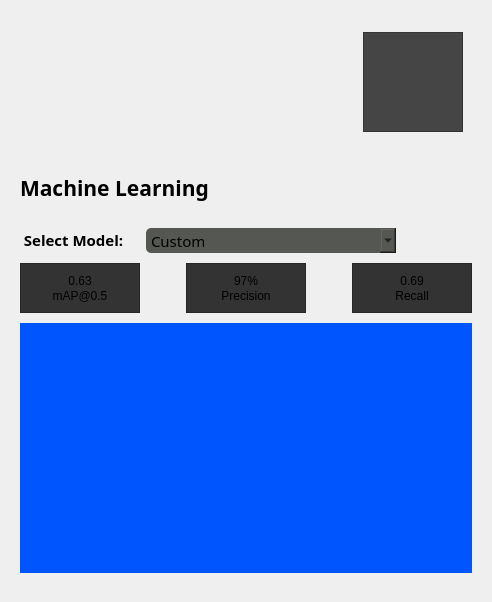
            <widget class="QFrame" name="descriptionMLFrame">
             <property name="sizePolicy">
              <sizepolicy hsizetype="Expanding" vsizetype="Expanding">
               <horstretch>0</horstretch>
               <verstretch>0</verstretch>
              </sizepolicy>
             </property>
             <property name="maximumSize">
              <size>
               <width>700</width>
               <height>16777215</height>
              </size>
             </property>
             <property name="frameShape">
              <enum>QFrame::NoFrame</enum>
             </property>
             <property name="frameShadow">
              <enum>QFrame::Plain</enum>
             </property>
             <layout class="QVBoxLayout" name="verticalLayout_15">
              <property name="spacing">
               <number>20</number>
              </property>
              <property name="topMargin">
               <number>20</number>
              </property>
              <property name="bottomMargin">
               <number>20</number>
              </property>
              <item>
               <widget class="QFrame" name="descriptionFrame">
                <property name="sizePolicy">
                 <sizepolicy hsizetype="Preferred" vsizetype="Fixed">
                  <horstretch>0</horstretch>
                  <verstretch>0</verstretch>
                 </sizepolicy>
                </property>
                <property name="minimumSize">
                 <size>
                  <width>0</width>
                  <height>120</height>
                 </size>
                </property>
                <property name="maximumSize">
                 <size>
                  <width>16777215</width>
                  <height>150</height>
                 </size>
                </property>
                <property name="styleSheet">
                 <string notr="true"/>
                </property>
                <property name="frameShape">
                 <enum>QFrame::NoFrame</enum>
                </property>
                <property name="frameShadow">
                 <enum>QFrame::Plain</enum>
                </property>
                <layout class="QVBoxLayout" name="verticalLayout_17">
                 <property name="spacing">
                  <number>6</number>
                 </property>
                 <property name="topMargin">
                  <number>9</number>
                 </property>
                 <property name="rightMargin">
                  <number>18</number>
                 </property>
                 <property name="bottomMargin">
                  <number>12</number>
                 </property>
                 <item>
                  <widget class="QFrame" name="frame_6">
                   <property name="minimumSize">
                    <size>
                     <width>0</width>
                     <height>100</height>
                    </size>
                   </property>
                   <property name="frameShape">
                    <enum>QFrame::NoFrame</enum>
                   </property>
                   <property name="frameShadow">
                    <enum>QFrame::Plain</enum>
                   </property>
                   <layout class="QHBoxLayout" name="horizontalLayout_28">
                    <property name="leftMargin">
                     <number>0</number>
                    </property>
                    <property name="topMargin">
                     <number>0</number>
                    </property>
                    <property name="rightMargin">
                     <number>0</number>
                    </property>
                    <property name="bottomMargin">
                     <number>0</number>
                    </property>
                    <item>
                     <widget class="QFrame" name="projectDescriptionFrame">
                      <property name="frameShape">
                       <enum>QFrame::NoFrame</enum>
                      </property>
                      <property name="frameShadow">
                       <enum>QFrame::Plain</enum>
                      </property>
                      <layout class="QVBoxLayout" name="verticalLayout_3">
                       <property name="leftMargin">
                        <number>0</number>
                       </property>
                       <property name="topMargin">
                        <number>0</number>
                       </property>
                       <property name="rightMargin">
                        <number>0</number>
                       </property>
                       <property name="bottomMargin">
                        <number>0</number>
                       </property>
                       <item>
                        <widget class="QFrame" name="projectNameFrame">
                         <property name="minimumSize">
                          <size>
                           <width>0</width>
                           <height>40</height>
                          </size>
                         </property>
                         <property name="frameShape">
                          <enum>QFrame::NoFrame</enum>
                         </property>
                         <property name="frameShadow">
                          <enum>QFrame::Plain</enum>
                         </property>
                         <layout class="QHBoxLayout" name="horizontalLayout_29">
                          <property name="spacing">
                           <number>0</number>
                          </property>
                          <property name="leftMargin">
                           <number>0</number>
                          </property>
                          <property name="topMargin">
                           <number>0</number>
                          </property>
                          <property name="rightMargin">
                           <number>0</number>
                          </property>
                          <property name="bottomMargin">
                           <number>0</number>
                          </property>
                          <item>
                           <widget class="QFrame" name="projectNameTextFrame">
                            <property name="frameShape">
                             <enum>QFrame::NoFrame</enum>
                            </property>
                            <property name="frameShadow">
                             <enum>QFrame::Plain</enum>
                            </property>
                           </widget>
                          </item>
                         </layout>
                        </widget>
                       </item>
                       <item>
                        <widget class="QFrame" name="projectDescriptionEditFrame">
                         <property name="maximumSize">
                          <size>
                           <width>16777215</width>
                           <height>120</height>
                          </size>
                         </property>
                         <property name="frameShape">
                          <enum>QFrame::NoFrame</enum>
                         </property>
                         <property name="frameShadow">
                          <enum>QFrame::Raised</enum>
                         </property>
                        </widget>
                       </item>
                      </layout>
                     </widget>
                    </item>
                    <item>
                     <widget class="QFrame" name="projectImageFrame">
                      <property name="minimumSize">
                       <size>
                        <width>105</width>
                        <height>100</height>
                       </size>
                      </property>
                      <property name="maximumSize">
                       <size>
                        <width>105</width>
                        <height>16777215</height>
                       </size>
                      </property>
                      <property name="cursor">
                       <cursorShape>ArrowCursor</cursorShape>
                      </property>
                      <property name="styleSheet">
                       <string notr="true"/>
                      </property>
                      <property name="frameShape">
                       <enum>QFrame::NoFrame</enum>
                      </property>
                      <property name="frameShadow">
                       <enum>QFrame::Raised</enum>
                      </property>
                      <layout class="QVBoxLayout" name="verticalLayout_31">
                       <property name="leftMargin">
                        <number>5</number>
                       </property>
                       <property name="topMargin">
                        <number>3</number>
                       </property>
                       <property name="rightMargin">
                        <number>0</number>
                       </property>
                       <property name="bottomMargin">
                        <number>0</number>
                       </property>
                       <item>
                        <widget class="QFrame" name="projectImageBtnFrame">
                         <property name="minimumSize">
                          <size>
                           <width>100</width>
                           <height>100</height>
                          </size>
                         </property>
                         <property name="maximumSize">
                          <size>
                           <width>100</width>
                           <height>100</height>
                          </size>
                         </property>
                         <property name="styleSheet">
                          <string notr="true">background-color: #454545;</string>
                         </property>
                         <property name="frameShape">
                          <enum>QFrame::StyledPanel</enum>
                         </property>
                         <property name="frameShadow">
                          <enum>QFrame::Raised</enum>
                         </property>
                        </widget>
                       </item>
                      </layout>
                     </widget>
                    </item>
                   </layout>
                  </widget>
                 </item>
                </layout>
               </widget>
              </item>
              <item>
               <widget class="QFrame" name="mlInfoFrame">
                <property name="minimumSize">
                 <size>
                  <width>0</width>
                  <height>0</height>
                 </size>
                </property>
                <property name="styleSheet">
                 <string notr="true"/>
                </property>
                <property name="frameShape">
                 <enum>QFrame::NoFrame</enum>
                </property>
                <property name="frameShadow">
                 <enum>QFrame::Raised</enum>
                </property>
                <layout class="QVBoxLayout" name="verticalLayout_24">
                 <property name="spacing">
                  <number>10</number>
                 </property>
                 <property name="bottomMargin">
                  <number>9</number>
                 </property>
                 <item>
                  <widget class="QLabel" name="mlFrameLbl">
                   <property name="minimumSize">
                    <size>
                     <width>0</width>
                     <height>30</height>
                    </size>
                   </property>
                   <property name="maximumSize">
                    <size>
                     <width>250</width>
                     <height>30</height>
                    </size>
                   </property>
                   <property name="font">
                    <font>
                     <family>Gotham Rounded</family>
                     <pointsize>16</pointsize>
                     <weight>75</weight>
                     <italic>false</italic>
                     <bold>true</bold>
                    </font>
                   </property>
                   <property name="styleSheet">
                    <string notr="true"/>
                   </property>
                   <property name="text">
                    <string>Machine Learning</string>
                   </property>
                   <property name="alignment">
                    <set>Qt::AlignLeading|Qt::AlignLeft|Qt::AlignVCenter</set>
                   </property>
                   <property name="margin">
                    <number>3</number>
                   </property>
                  </widget>
                 </item>
                 <item>
                  <spacer name="verticalSpacer_9">
                   <property name="orientation">
                    <enum>Qt::Vertical</enum>
                   </property>
                   <property name="sizeType">
                    <enum>QSizePolicy::Fixed</enum>
                   </property>
                   <property name="sizeHint" stdset="0">
                    <size>
                     <width>20</width>
                     <height>15</height>
                    </size>
                   </property>
                  </spacer>
                 </item>
                 <item>
                  <widget class="QFrame" name="selectModelFrame">
                   <property name="minimumSize">
                    <size>
                     <width>0</width>
                     <height>25</height>
                    </size>
                   </property>
                   <property name="maximumSize">
                    <size>
                     <width>16777215</width>
                     <height>25</height>
                    </size>
                   </property>
                   <property name="frameShape">
                    <enum>QFrame::NoFrame</enum>
                   </property>
                   <property name="frameShadow">
                    <enum>QFrame::Plain</enum>
                   </property>
                   <layout class="QHBoxLayout" name="horizontalLayout_33">
                    <property name="leftMargin">
                     <number>0</number>
                    </property>
                    <property name="topMargin">
                     <number>0</number>
                    </property>
                    <property name="rightMargin">
                     <number>0</number>
                    </property>
                    <property name="bottomMargin">
                     <number>0</number>
                    </property>
                    <item>
                     <widget class="QLabel" name="mdlSelLbl">
                      <property name="sizePolicy">
                       <sizepolicy hsizetype="Fixed" vsizetype="Preferred">
                        <horstretch>0</horstretch>
                        <verstretch>0</verstretch>
                       </sizepolicy>
                      </property>
                      <property name="minimumSize">
                       <size>
                        <width>120</width>
                        <height>0</height>
                       </size>
                      </property>
                      <property name="maximumSize">
                       <size>
                        <width>0</width>
                        <height>22</height>
                       </size>
                      </property>
                      <property name="font">
                       <font>
                        <family>Gotham Rounded</family>
                        <pointsize>11</pointsize>
                        <weight>75</weight>
                        <italic>false</italic>
                        <bold>true</bold>
                       </font>
                      </property>
                      <property name="styleSheet">
                       <string notr="true">font: 75 bold  11pt &quot;Gotham Rounded&quot;;</string>
                      </property>
                      <property name="text">
                       <string> Select Model:</string>
                      </property>
                      <property name="indent">
                       <number>0</number>
                      </property>
                     </widget>
                    </item>
                    <item>
                     <widget class="QComboBox" name="mlModelComboBox">
                      <property name="minimumSize">
                       <size>
                        <width>250</width>
                        <height>25</height>
                       </size>
                      </property>
                      <property name="maximumSize">
                       <size>
                        <width>250</width>
                        <height>25</height>
                       </size>
                      </property>
                      <property name="font">
                       <font>
                        <family>Gotham Rounded</family>
                        <pointsize>11</pointsize>
                        <weight>50</weight>
                        <italic>false</italic>
                        <bold>false</bold>
                       </font>
                      </property>
                      <property name="styleSheet">
                       <string notr="true">background-color: rgb(85, 87, 83);
border-radius: 5px;</string>
                      </property>
                      <property name="currentText">
                       <string>Custom</string>
                      </property>
                      <item>
                       <property name="text">
                        <string>Custom</string>
                       </property>
                      </item>
                     </widget>
                    </item>
                    <item>
                     <spacer name="horizontalSpacer_11">
                      <property name="orientation">
                       <enum>Qt::Horizontal</enum>
                      </property>
                      <property name="sizeHint" stdset="0">
                       <size>
                        <width>40</width>
                        <height>20</height>
                       </size>
                      </property>
                     </spacer>
                    </item>
                   </layout>
                  </widget>
                 </item>
                 <item>
                  <widget class="QFrame" name="mlModelStatsFrame">
                   <property name="minimumSize">
                    <size>
                     <width>0</width>
                     <height>50</height>
                    </size>
                   </property>
                   <property name="styleSheet">
                    <string notr="true"/>
                   </property>
                   <property name="frameShape">
                    <enum>QFrame::NoFrame</enum>
                   </property>
                   <property name="frameShadow">
                    <enum>QFrame::Raised</enum>
                   </property>
                   <layout class="QHBoxLayout" name="horizontalLayout_32">
                    <property name="leftMargin">
                     <number>0</number>
                    </property>
                    <property name="topMargin">
                     <number>0</number>
                    </property>
                    <property name="rightMargin">
                     <number>0</number>
                    </property>
                    <property name="bottomMargin">
                     <number>0</number>
                    </property>
                    <item>
                     <widget class="QFrame" name="mAPFrame">
                      <property name="minimumSize">
                       <size>
                        <width>120</width>
                        <height>0</height>
                       </size>
                      </property>
                      <property name="maximumSize">
                       <size>
                        <width>300</width>
                        <height>16777215</height>
                       </size>
                      </property>
                      <property name="styleSheet">
                       <string notr="true">background-color: #333333;</string>
                      </property>
                      <property name="frameShape">
                       <enum>QFrame::StyledPanel</enum>
                      </property>
                      <property name="frameShadow">
                       <enum>QFrame::Raised</enum>
                      </property>
                      <layout class="QVBoxLayout" name="verticalLayout_4">
                       <property name="spacing">
                        <number>0</number>
                       </property>
                       <property name="leftMargin">
                        <number>0</number>
                       </property>
                       <property name="topMargin">
                        <number>9</number>
                       </property>
                       <property name="rightMargin">
                        <number>0</number>
                       </property>
                       <property name="bottomMargin">
                        <number>9</number>
                       </property>
                       <item>
                        <widget class="QLabel" name="mAPValueLbl">
                         <property name="text">
                          <string>0.63</string>
                         </property>
                         <property name="alignment">
                          <set>Qt::AlignCenter</set>
                         </property>
                        </widget>
                       </item>
                       <item>
                        <widget class="QLabel" name="mAPLbl">
                         <property name="text">
                          <string>mAP@0.5</string>
                         </property>
                         <property name="alignment">
                          <set>Qt::AlignCenter</set>
                         </property>
                        </widget>
                       </item>
                      </layout>
                     </widget>
                    </item>
                    <item>
                     <spacer name="horizontalSpacer_22">
                      <property name="orientation">
                       <enum>Qt::Horizontal</enum>
                      </property>
                      <property name="sizeType">
                       <enum>QSizePolicy::Preferred</enum>
                      </property>
                      <property name="sizeHint" stdset="0">
                       <size>
                        <width>40</width>
                        <height>20</height>
                       </size>
                      </property>
                     </spacer>
                    </item>
                    <item>
                     <widget class="QFrame" name="precisionFrame">
                      <property name="minimumSize">
                       <size>
                        <width>120</width>
                        <height>0</height>
                       </size>
                      </property>
                      <property name="maximumSize">
                       <size>
                        <width>300</width>
                        <height>16777215</height>
                       </size>
                      </property>
                      <property name="styleSheet">
                       <string notr="true">background-color: #333333;</string>
                      </property>
                      <property name="frameShape">
                       <enum>QFrame::StyledPanel</enum>
                      </property>
                      <property name="frameShadow">
                       <enum>QFrame::Raised</enum>
                      </property>
                      <layout class="QVBoxLayout" name="verticalLayout_10">
                       <property name="spacing">
                        <number>0</number>
                       </property>
                       <property name="leftMargin">
                        <number>0</number>
                       </property>
                       <property name="topMargin">
                        <number>9</number>
                       </property>
                       <property name="rightMargin">
                        <number>0</number>
                       </property>
                       <property name="bottomMargin">
                        <number>9</number>
                       </property>
                       <item>
                        <widget class="QLabel" name="precisionValueLbl">
                         <property name="text">
                          <string>97%</string>
                         </property>
                         <property name="alignment">
                          <set>Qt::AlignCenter</set>
                         </property>
                        </widget>
                       </item>
                       <item>
                        <widget class="QLabel" name="precisionLbl">
                         <property name="text">
                          <string>Precision</string>
                         </property>
                         <property name="alignment">
                          <set>Qt::AlignCenter</set>
                         </property>
                        </widget>
                       </item>
                      </layout>
                     </widget>
                    </item>
                    <item>
                     <spacer name="horizontalSpacer_23">
                      <property name="orientation">
                       <enum>Qt::Horizontal</enum>
                      </property>
                      <property name="sizeType">
                       <enum>QSizePolicy::Preferred</enum>
                      </property>
                      <property name="sizeHint" stdset="0">
                       <size>
                        <width>40</width>
                        <height>20</height>
                       </size>
                      </property>
                     </spacer>
                    </item>
                    <item>
                     <widget class="QFrame" name="recallFrame">
                      <property name="minimumSize">
                       <size>
                        <width>120</width>
                        <height>0</height>
                       </size>
                      </property>
                      <property name="maximumSize">
                       <size>
                        <width>300</width>
                        <height>16777215</height>
                       </size>
                      </property>
                      <property name="styleSheet">
                       <string notr="true">background-color: #333333;</string>
                      </property>
                      <property name="frameShape">
                       <enum>QFrame::StyledPanel</enum>
                      </property>
                      <property name="frameShadow">
                       <enum>QFrame::Raised</enum>
                      </property>
                      <layout class="QVBoxLayout" name="verticalLayout_30">
                       <property name="spacing">
                        <number>0</number>
                       </property>
                       <property name="leftMargin">
                        <number>0</number>
                       </property>
                       <property name="topMargin">
                        <number>9</number>
                       </property>
                       <property name="rightMargin">
                        <number>0</number>
                       </property>
                       <property name="bottomMargin">
                        <number>9</number>
                       </property>
                       <item>
                        <widget class="QLabel" name="recallValueLbl">
                         <property name="text">
                          <string>0.69</string>
                         </property>
                         <property name="alignment">
                          <set>Qt::AlignCenter</set>
                         </property>
                        </widget>
                       </item>
                       <item>
                        <widget class="QLabel" name="recallLbl">
                         <property name="text">
                          <string>Recall</string>
                         </property>
                         <property name="alignment">
                          <set>Qt::AlignCenter</set>
                         </property>
                        </widget>
                       </item>
                      </layout>
                     </widget>
                    </item>
                   </layout>
                  </widget>
                 </item>
                 <item>
                  <widget class="PlotWidget" name="graphWidget" native="true">
                   <property name="sizePolicy">
                    <sizepolicy hsizetype="Expanding" vsizetype="Expanding">
                     <horstretch>0</horstretch>
                     <verstretch>0</verstretch>
                    </sizepolicy>
                   </property>
                   <property name="minimumSize">
                    <size>
                     <width>0</width>
                     <height>250</height>
                    </size>
                   </property>
                   <property name="maximumSize">
                    <size>
                     <width>16777215</width>
                     <height>600</height>
                    </size>
                   </property>
                   <property name="styleSheet">
                    <string notr="true">background-color: rgb(0, 85, 255);</string>
                   </property>
                  </widget>
                 </item>
                </layout>
               </widget>
              </item>
             </layout>
            </widget>
